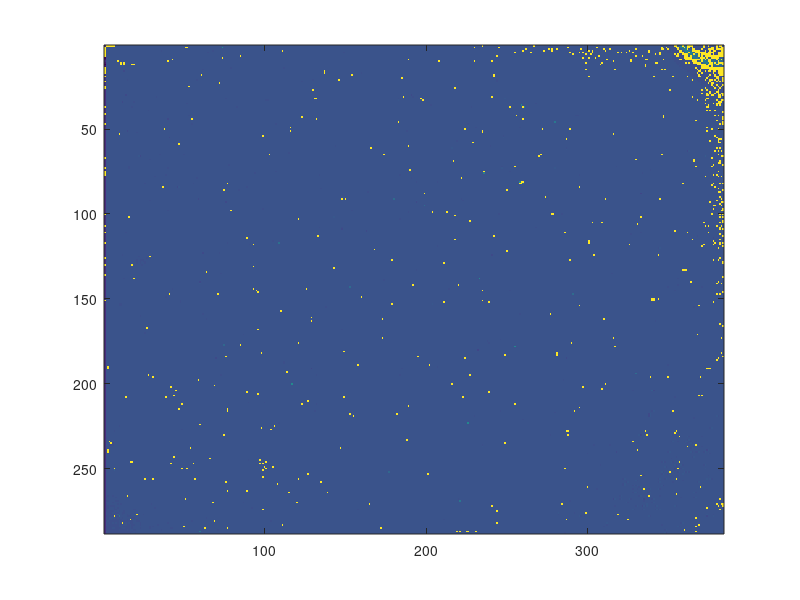

Here is the MATLAB script that generated this plot: (Note: this script raises an error after producing the figure.)
%% load data
load('Refdata1.mat');
load('Refdata2.mat');
load('Refdata3.mat');
load('Scenedata.mat');

figure
imagesc(Refdata1(:,:,1));
%figure
%imagesc(Refdata2(:,:,1));
%figure
%imagesc(Refdata3(:,:,1));

%%

RefdataTempAve = mean(Refdata2,3);
deltaSpat1 = std2(RefdataTempAve(:,1:350));
deltaSpat2 = std2(RefdataTempAve(2:512,:));

RNU1 = (deltaSpat1/(2^14))*100;
RNU2 = (deltaSpat2/(2^14))*100;

